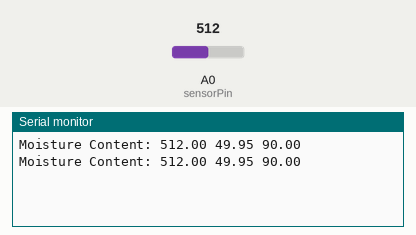
A sketch run on a simulated Arduino Uno, built with avr-gcc and run on an emulated ATmega328P. Parts: the last lines printed to the serial monitor. The test bench sets the inputs (shaded band); at power-on: A0 (sensorPin) = 512.

Above: at 1.8 s.
1.9 s: A0 (sensorPin) set to 716
At 2.8 s:
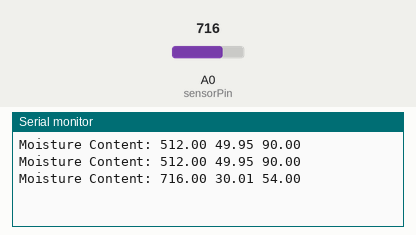
3.4 s: A0 (sensorPin) set to 900
At 4.8 s:
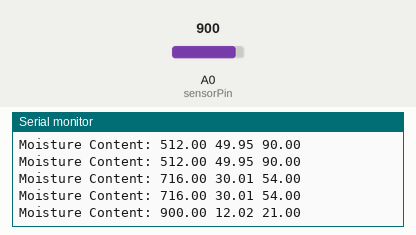
Timing chart, 0 to 6.4 s (numbered marks = the images above; inputs shaded):
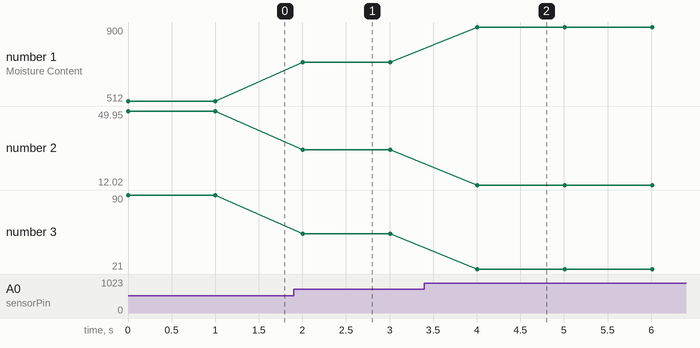

Measured:
- after the input at 1.9 s, the serial monitor: prints a new line after 0.10 s (image 1)
- after the input at 3.4 s, the serial monitor: prints a new line after 0.61 s (image 2)
- plotted number 1: 512 → 716 after the input at 1.9 s, 716 → 900 after the input at 3.4 s
- plotted number 2: 49.95 → 30.01 after the input at 1.9 s, 30.01 → 12.02 after the input at 3.4 s
- plotted number 3: 90 → 54 after the input at 1.9 s, 54 → 21 after the input at 3.4 s

The sketch:

Moisture_sensor.ino
```cpp
const int sensorPin = A0;
void setup() {
  Serial.begin(9600);
}
void loop() {
  float moisture = analogRead(sensorPin);
  float m = 100 - (moisture/1023)*100;
  float ma = map(moisture,1024,460,0,100);
  Serial.print("Moisture Content: ");
  Serial.print(moisture);
  Serial.print(" ");
  Serial.print(m);
  Serial.print(" ");
  Serial.println(ma);
  delay(1000);
}
```
